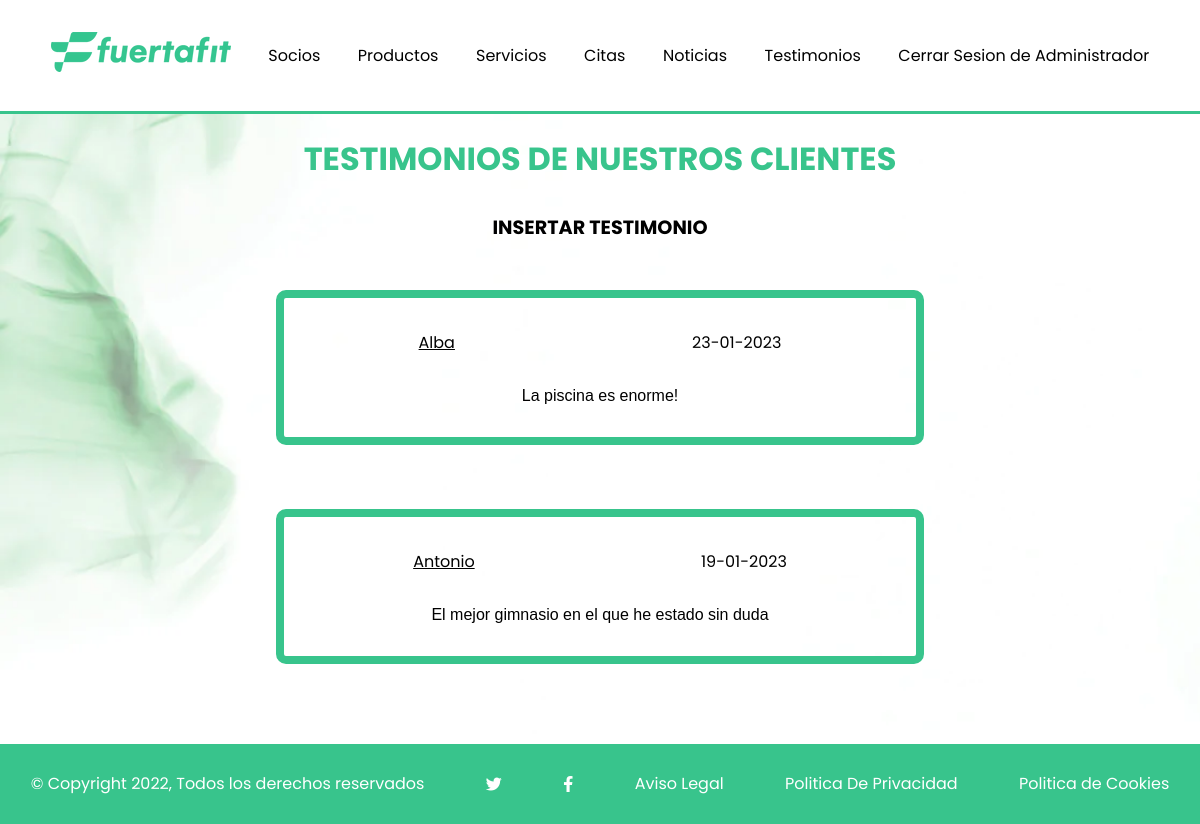
The page /php/testimonios.php (signed in) on the database its author committed.
### tables this page shows
CREATE TABLE `socio` (
  `Id` bigint(20) NOT NULL,
  `Nombre` varchar(50) NOT NULL,
  `Edad` tinyint(2) NOT NULL,
  `Usuario` varchar(30) NOT NULL,
  `Pass` varchar(80) NOT NULL,
  `Telefono` varchar(9) NOT NULL,
  `Foto` varchar(100) NOT NULL
);

CREATE TABLE `testimonio` (
  `Id` bigint(20) NOT NULL,
  `Autor` bigint(20) NOT NULL,
  `Contenido` varchar(140) NOT NULL,
  `Fecha` date NOT NULL
);

### php/testimonios.php (the view, shortened to what this page needs)
<!DOCTYPE html>
<html lang="es">
<head>
    <link rel="stylesheet" href="https://cdnjs.cloudflare.com/ajax/libs/font-awesome/6.2.0/css/all.min.css" />
    <link rel="stylesheet" href="../estilos/estilosmenu.css">
</head>
<body id='bodytesti'>
    <?php
        require_once("funciones.php");
        if(isset($_COOKIE['sesion'])){
            list($usu,$nom)=comprobar_sesion('c');
        }else if(isset($_SESSION['tipo'])){
            list($usu,$nom)=comprobar_sesion('s');
        }else{
            $usu='n';
            echo "<p class='mnsmod'>No tiene permiso para acceder. Redirigiendo</p>";
            echo "<META HTTP-EQUIV='REFRESH'CONTENT='4;URL=../index.php'>";
        }
        if($usu==='a'){
            echo imprimir_menu($usu,$nom);
            $conexion=conectarservidor();
            echo "<main id='maintesti'>";
            echo "<h1>TESTIMONIOS DE NUESTROS CLIENTES</h1>";
            echo "<div class='inser'>";
            echo btn_inser('inser_test.php','TESTIMONIO');
            echo "</div>";
            $consulta="select * from testimonio order by fecha desc";
            $datos_consul=$conexion->query($consulta);
            if($datos_consul->num_rows==0){
                echo "<p>No hay datos que coincidan con su consulta</p>";
            }else{
                $info=$datos_consul;
                $info_test="<section id='datostesti'>";
                while($cont=$info->fetch_array(MYSQLI_ASSOC)){
                    $info_test.="<article>";
                    $info_test.="<div id='autorfecha'>";
                    $autor=$cont['Autor'];
                    $consulta="select nombre from socio where id=".$autor;
                    $nombre_socio=$conexion->query($consulta);
                    while($nom=$nombre_socio->fetch_array(MYSQLI_ASSOC)){
                        $info_test.="<p>$nom[nombre]</p>";
                    }
                    $fechac=convertir_fecha($cont['Fecha']);
                    $info_test.="<p>$fechac</p>";
                    $info_test.="</div>";
                    $info_test.="<p>$cont[Contenido]</p>";
                    $info_test.="</article>";
                }
                $info_test.="</section>";
                echo $info_test;
            }
            echo "</main>";
            echo imprimir_footer();
        }else if($usu==='s'){
            echo "<p class='mnsmod'>No tiene permiso para acceder. Redirigiendo</p>";
            echo "<META HTTP-EQUIV='REFRESH'CONTENT='4;URL=../index.php'>";
        }
    ?>
</body>
</html>

### estilos/estilosmenu.css (style rules this page uses)
html { min-height: 100vh; position: relative; }
body { margin:0px; margin-bottom: 8rem; }
h1,h2 { text-align: center; color:#38c48c; font-family: 'Poppins', sans-serif; }
.inser { width: 50%; margin: 0.5rem auto; text-align: center; padding: 0.5rem; font-size: larger; font-weight: bold; }
main { overflow-y: auto; scroll-behavior: smooth; }
#bodytesti { background-image: url(../img/bgwhite-1636478857275.webp); background-repeat: no-repeat; background-size: cover; }
#datostesti { display: flex; flex-direction: column; }
#datostesti>article { display: flex; flex-direction: column; width: 50%; margin: 2rem auto; text-align: center; border: 8px solid #38c48c; border-radius: 10px; padding: 1rem; font-family: 'Nunito', sans-serif; }
#datostesti>article>div { display: flex; justify-content: space-around; font-family: 'Poppins', sans-serif; }
#datostesti>article>div>p:first-child { text-decoration: underline; }
#autorfecha { display: flex; justify-content: space-around; }

### rows shown on the page
testimonio: Fecha "23-01-2023", Contenido "La piscina es enorme!"
socio: Nombre "Alba"
testimonio: Fecha "19-01-2023", Contenido "El mejor gimnasio en el que he estado sin duda"
socio: Nombre "Antonio"

### other values the page prints
$n "Administrador"
$nom "TESTIMONIO"
